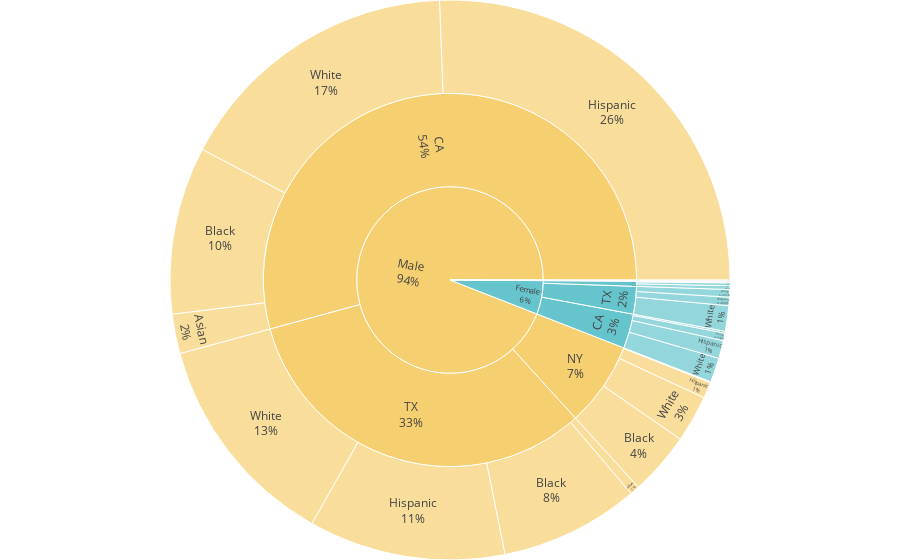

Notebook source saved alongside this figure:
### Markdown cell above
## Change Root Again

### Code cell
df = clean(df_orig)

fig = px.sunburst(
    data_frame=df,
    path=["Victim's gender", 'State', "Victim's race"],  # Root, branches, leaves
    color="Victim's gender",
    color_discrete_sequence=px.colors.qualitative.Pastel,
    # maxdepth=-1,                        # set the sectors rendered. -1 will render all levels in the hierarchy
    # color="Victim's age",
    # color_continuous_scale=px.colors.sequential.BuGn,
    # range_color=[10,100],

    # branchvalues="total",               # or 'remainder'
    # hover_name="Unarmed",
    # # hover_data={'Unarmed': False},    # remove column name from tooltip  (Plotly version >= 4.8.0)
    # title="7-year Breakdown of Deaths by Police",
    # template='ggplot2',               # 'ggplot2', 'seaborn', 'simple_white', 'plotly',
    #                                   # 'plotly_white', 'plotly_dark', 'presentation',
    #                                   # 'xgridoff', 'ygridoff', 'gridon', 'none'
)

fig.update_traces(textinfo='label+percent entry')
fig.update_layout(margin=dict(t=0, l=0, r=0, b=0))

fig.show()

### Figure 1 — Plotly figure (JSON) as saved in the notebook; plotly's stock layout.template omitted (floating-point values rounded to 4 significant figures)
{"data": [{"branchvalues": "total", "customdata": [["Female"], ["Female"], ["Male"], ["Female"], ["Male"], ["Female"], ["Male"], ["Male"], ["Female"], ["Female"], ["Male"], ["Transgender"], ["Unknown"], ["Female"], ["Male"], ["Male"], ["Female"], ["Transgender"], ["Male"], ["Male"], ["Male"], ["Male"], ["Female"], ["Male"], ["Female"], ["Male"], ["Female"], ["Male"], ["Unknown"], ["Female"], ["Male"], ["Female"], ["Male"], ["Female"], ["Transgender"], ["Unknown"]], "domain": {"x": [0, 1], "y": [0, 1]}, "hovertemplate": "labels=%{label}<br>count=%{value}<br>parent=%{parent}<br>id=%{id}<br>Victim's gender=%{customdata[0]}<extra></extra>", "ids": ["Female/CA/Asian", "Female/NY/White", "Male/NY/White", "Female/TX/White", "Male/TX/White", "Female/CA", "Male/CA", "Male/CA/White", "Female/NY", "Female/TX", "Male/TX", "Transgender/TX", "Unknown/TX", "Female", "Male", "Male/NY", "Female/CA/White", "Transgender/TX/Hispanic", "Male/TX/Hispanic", "Male/CA/Asian", "Male/NY/Asian", "Male/TX/Asian", "Female/CA/Black", "Male/CA/Black", "Female/NY/Black", "Male/NY/Black", "Female/TX/Black", "Male/TX/Black", "Unknown/TX/Black", "Female/CA/Hispanic", "Male/CA/Hispanic", "Female/NY/Hispanic", "Male/NY/Hispanic", "Female/TX/Hispanic", "Transgender", "Unknown"], "labels": ["Asian", "White", "White", "White", "White", "CA", "CA", "White", "NY", "TX", "TX", "TX", "TX", "Female", "Male", "NY", "White", "Hispanic", "Hispanic", "Asian", "Asian", "Asian", "Black", "Black", "Black", "Black", "Black", "Black", "Black", "Hispanic", "Hispanic", "Hispanic", "Hispanic", "Hispanic", "Transgender", "Unknown"], "marker": {"colors": ["rgb(102, 197, 204)", "rgb(102, 197, 204)", "rgb(246, 207, 113)", "rgb(102, 197, 204)", "rgb(246, 207, 113)", "rgb(102, 197, 204)", "rgb(246, 207, 113)", "rgb(246, 207, 113)", "rgb(102, 197, 204)", "rgb(102, 197, 204)", "rgb(246, 207, 113)", "rgb(248, 156, 116)", "rgb(220, 176, 242)", "rgb(102, 197, 204)", "rgb(246, 207, 113)", "rgb(246, 207, 113)", "rgb(102, 197, 204)", "rgb(248, 156, 116)", "rgb(246, 207, 113)", "rgb(246, 207, 113)", "rgb(246, 207, 113)", "rgb(246, 207, 113)", "rgb(102, 197, 204)", "rgb(246, 207, 113)", "rgb(102, 197, 204)", "rgb(246, 207, 113)", "rgb(102, 197, 204)", "rgb(246, 207, 113)", "rgb(220, 176, 242)", "rgb(102, 197, 204)", "rgb(246, 207, 113)", "rgb(102, 197, 204)", "rgb(246, 207, 113)", "rgb(102, 197, 204)", "rgb(248, 156, 116)", "rgb(220, 176, 242)"]}, "name": "", "parents": ["Female/CA", "Female/NY", "Male/NY", "Female/TX", "Male/TX", "Female", "Male", "Male/CA", "Female", "Female", "Male", "Transgender", "Unknown", "", "", "Male", "Female/CA", "Transgender/TX", "Male/TX", "Male/CA", "Male/NY", "Male/TX", "Female/CA", "Male/CA", "Female/NY", "Male/NY", "Female/TX", "Male/TX", "Unknown/TX", "Female/CA", "Male/CA", "Female/NY", "Male/NY", "Female/TX", "", ""], "textinfo": "label+percent entry", "type": "sunburst", "values": [2, 3, 50, 27, 231, 55, 998, 307, 8, 44, 598, 1, 1, 107, 1731, 135, 26, 1, 209, 42, 1, 10, 8, 178, 4, 67, 8, 148, 1, 19, 471, 1, 17, 9, 1, 1]}], "layout": {"legend": {"tracegroupgap": 0}, "margin": {"b": 0, "l": 0, "r": 0, "t": 0}, "sunburstcolorway": ["rgb(102, 197, 204)", "rgb(246, 207, 113)", "rgb(248, 156, 116)", "rgb(220, 176, 242)", "rgb(135, 197, 95)", "rgb(158, 185, 243)", "rgb(254, 136, 177)", "rgb(201, 219, 116)", "rgb(139, 224, 164)", "rgb(180, 151, 231)", "rgb(179, 179, 179)"]}}
